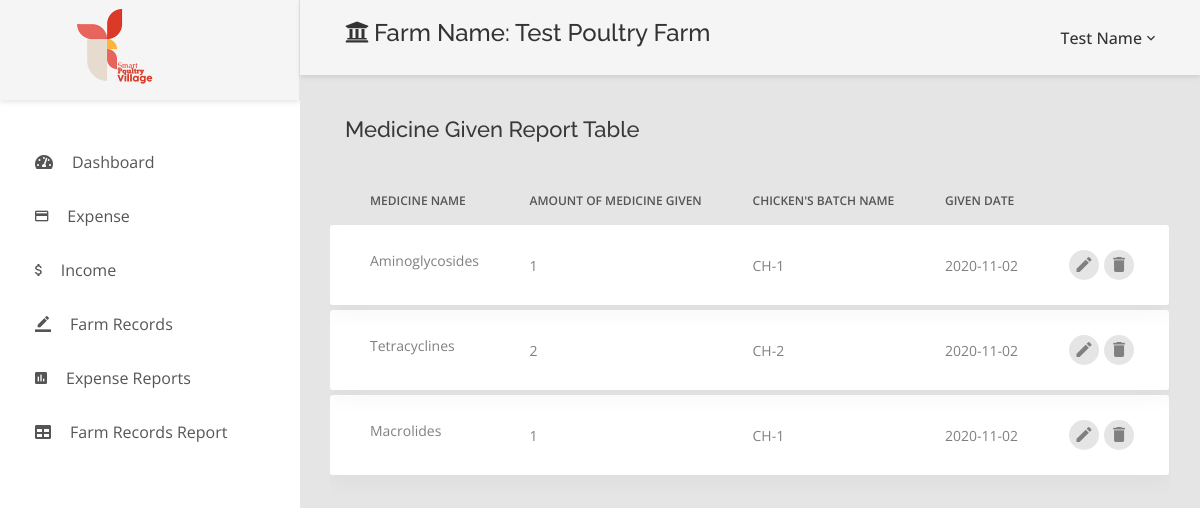
The page /med_given_repo.php (signed in) on the database its author committed.
### tables this page shows
CREATE TABLE `user` (
  `id` int(10) NOT NULL,
  `farm_name` varchar(60) NOT NULL,
  `full_name` varchar(60) NOT NULL,
  `email_address` varchar(60) NOT NULL,
  `phone_number` varchar(12) NOT NULL,
  `hashed_password` varchar(70) NOT NULL
);

CREATE TABLE `med_given` (
  `id` int(10) NOT NULL,
  `med_id` int(10) NOT NULL,
  `med_given_amount` double NOT NULL,
  `batch_name` varchar(50) NOT NULL,
  `med_given_date` date NOT NULL DEFAULT current_timestamp()
);

CREATE TABLE `med_item` (
  `id` int(10) NOT NULL,
  `med_name` varchar(60) NOT NULL,
  `med_type` varchar(50) NOT NULL,
  `med_unit` varchar(60) NOT NULL,
  `med_unit_price` int(60) NOT NULL,
  `adding_date` date NOT NULL
);

### includes/init.php (called while the page is built, shortened)
<?php
  $session = new Session;
?>

### class/session.class.php (called while the page is built, shortened)
<?php
class  Session {
    public $user_id;
    public function is_logged_in() {
        return isset($this->user_id);
    }
    private function check_stored_login() {
        if(isset($_SESSION['user_id'])) {
            $this->user_id = $_SESSION['user_id'];
        }
    }
}
?>

### class/database.class.php (called while the page is built, shortened)
<?php
class Database {
    static public $database;
    static protected $table_name = "";
    static public function set_database($database) {
        self::$database = $database;
    }
    static public function find_by_sql($sql) {
        $result = self::$database->query($sql);
        $object_array = [];
        while($record = $result->fetch_assoc()) {
            $object_array[] = static::instantiate($record);
        }
        return $object_array;
    }
    static public function count_all() {
        $sql = "SELECT COUNT(*) FROM " . static::$table_name;
        $result_set = self::$database->query($sql);
        $row = $result_set->fetch_array();
        return array_shift($row);
    }
    static public function find_by_id($id) {
        $sql = "SELECT * FROM " . static::$table_name . " ";
        $sql .= "WHERE id='" . self::$database->escape_string($id) . "'";
        $obj_array = static::find_by_sql($sql);
        if(!empty($obj_array)) {
            return array_shift($obj_array);
        } else {
            return false;
        }
    }
    static protected function instantiate($record) {
        $object = new static;
        foreach($record as $property => $value) {
            if(property_exists($object, $property)) {
                $object->$property = $value;
            }
        }
        return $object;
    }
}
?>

### class/pagination.class.php (called while the page is built, shortened)
<?php
class Pagination{
    public $current_page;
    public $per_page;
    public function __construct($page=1,$per_page=20,$total_count=0){
        $this->current_page = (int) $page;
        $this->per_page = (int) $per_page;
    }
    public function offset(){
        return $this->per_page * ($this->current_page - 1);
    }
}
?>

### med_given_repo.php (the view, shortened to what this page needs)
<?php include_once 'includes/dashboard/head.php' ?>
<?php include_once 'includes/dashboard/slider.php' ?>
<?php require_once('includes/init.php'); ?>
<div class="page-container">
    <?php if($session->is_logged_in()) {
        $id = $session->user_id
        ?>
        <header class="header-desktop">
            <div class="section__content section__content--p30">
                <div class="container-fluid">
                    <div class="header-wrap">
                        <?php $user = User::find_by_id($id)?>
                        <h4>
                            <i class="fa fa-university" aria-hidden="true" style="margin-right: 5px;"></i>Farm Name:   <?php echo $user->farm_name ?>
                        </h4>
                        <div class="account-wrap">
                            <div class="account-item clearfix js-item-menu">
                                <div class="content">
                                    <a class="js-acc-btn" href="#"><?php echo $user->full_name ?></a>
                                </div>
                            </div>
                        </div>
                    </div>
                </div>
            </div>
        </header>
    <?php } ?>
    <div class="main-content">
        <div class="section__content section__content--p30">
            <div class="container-fluid">
                <div class="row">
                    <div class="col-md-12">
                        <h3 class="title-5 m-b-35">Medicine Given Report Table</h3>
                    </div>
                    <div class="table-responsive table-responsive-data2">
                        <table class="table table-data2">
                            <thead>
                            <tr>
                                <th>Medicine Name</th>
                                <th>Amount of Medicine Given</th>
                                <th>Chicken's Batch Name</th>
                                <th>Given Date</th>
                            </tr>
                            </thead>
                            <tbody>
                            <?php
                            $current_page = $_GET['page'] ?? 1;
                            $per_page = 5;
                            $total_count = MedicineGiven::count_all();
                            $pagination = new Pagination($current_page, $per_page, $total_count);
                            $sql = "SELECT med_name,med_given.id,med_given_amount,batch_name,med_given_date FROM `med_given`
                                    INNER JOIN med_item
                                    ON med_item.id = med_given.med_id ";
                            $sql .= "LIMIT {$per_page} ";
                            $sql .= "OFFSET {$pagination->offset()}";
                            $givenmeds = Database::$database->query($sql);
                            foreach ($givenmeds as $givenmed=>$value) {
                                ?>
                                <tr class="tr-shadow">
                                    <td>
                                        <?php echo $value['med_name'] ?>
                                    </td>
                                    <td>
                                        <?php echo $value['med_given_amount'] ?>
                                    </td>
                                    <td><?php echo $value['batch_name'] ?></td>
                                    <td><?php echo $value['med_given_date'] ?></td>
                                    <td>
                                        <div class="table-data-feature">
                                            <button class="item" data-toggle="tooltip" data-placement="top" title="Edit">
                                                <a class = "action" href="med_given_update.php?id=<?php echo $value['id'] ?>"> <i class="zmdi zmdi-edit"></i></a>
                                            </button>
                                            <button class="item" data-toggle="tooltip" data-placement="top" title="Delete">
                                                <a class = "delete" data-confirm = "Are you want to delete this  item?" href="med_given_delete.php?id=<?php echo $value['id'] ?>"><i class="zmdi zmdi-delete"></i></a>
                                            </button>
                                        </div>
                                    </td>
                                </tr>
                                <tr class="spacer"></tr>
                            <?php } ?>
                            </tbody>
                        </table>
                    </div>
                </div>
            </div>
        </div>
    </div>
</div>
<?php include_once 'includes/dashboard/footer.php' ?>

### assets/css/style.css (style rules this page uses)
body { font-family: "Open Sans", sans-serif; color: #444; }
h1, h2, h3, h4, h5, h6, .font-primary { font-family: "Raleway", sans-serif; }

### rows shown on the page
user: farm_name "Test Poultry Farm", full_name "Test Name"
med_given: med_item.med_name "Aminoglycosides", med_given_amount "1", batch_name "CH-1", med_given_date "2020-11-02"
med_given: med_item.med_name "Tetracyclines", med_given_amount "2", batch_name "CH-2", med_given_date "2020-11-02"
med_given: med_item.med_name "Macrolides", med_given_amount "1", batch_name "CH-1", med_given_date "2020-11-02"
